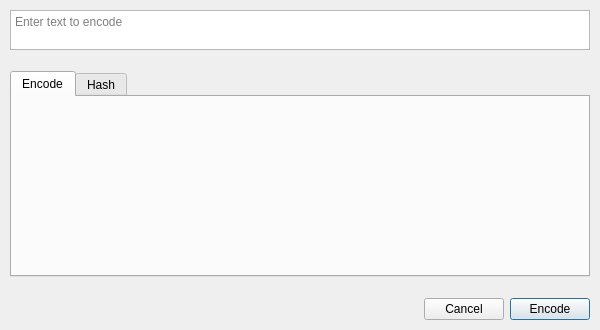
<?xml version="1.0" encoding="UTF-8"?>
<ui version="4.0">
 <class>EncodersPopup</class>
 <widget class="QDialog" name="EncodersPopup">
  <property name="geometry">
   <rect>
    <x>0</x>
    <y>0</y>
    <width>600</width>
    <height>330</height>
   </rect>
  </property>
  <property name="sizePolicy">
   <sizepolicy hsizetype="Preferred" vsizetype="Maximum">
    <horstretch>0</horstretch>
    <verstretch>0</verstretch>
   </sizepolicy>
  </property>
  <property name="maximumSize">
   <size>
    <width>16777215</width>
    <height>330</height>
   </size>
  </property>
  <property name="windowTitle">
   <string>Try all encoders</string>
  </property>
  <property name="modal">
   <bool>true</bool>
  </property>
  <layout class="QVBoxLayout" name="verticalLayout">
   <property name="spacing">
    <number>-1</number>
   </property>
   <property name="leftMargin">
    <number>10</number>
   </property>
   <property name="topMargin">
    <number>10</number>
   </property>
   <property name="rightMargin">
    <number>10</number>
   </property>
   <property name="bottomMargin">
    <number>10</number>
   </property>
   <item>
    <layout class="QVBoxLayout" name="vertLayout">
     <property name="spacing">
      <number>5</number>
     </property>
     <item>
      <widget class="QPlainTextEdit" name="inputText">
       <property name="maximumSize">
        <size>
         <width>16777215</width>
         <height>40</height>
        </size>
       </property>
       <property name="placeholderText">
        <string>Enter text to encode</string>
       </property>
      </widget>
     </item>
     <item>
      <spacer name="verticalSpacer">
       <property name="orientation">
        <enum>Qt::Vertical</enum>
       </property>
       <property name="sizeType">
        <enum>QSizePolicy::Fixed</enum>
       </property>
       <property name="sizeHint" stdset="0">
        <size>
         <width>20</width>
         <height>15</height>
        </size>
       </property>
      </spacer>
     </item>
    </layout>
   </item>
   <item>
    <widget class="QTabWidget" name="tabWidget">
     <property name="currentIndex">
      <number>0</number>
     </property>
     <widget class="QWidget" name="tab">
      <attribute name="title">
       <string>Encode</string>
      </attribute>
      <layout class="QVBoxLayout" name="encodersLayout">
       <property name="leftMargin">
        <number>0</number>
       </property>
       <property name="topMargin">
        <number>10</number>
       </property>
       <property name="rightMargin">
        <number>0</number>
       </property>
       <property name="bottomMargin">
        <number>0</number>
       </property>
      </layout>
     </widget>
     <widget class="QWidget" name="tab_2">
      <attribute name="title">
       <string>Hash</string>
      </attribute>
     </widget>
    </widget>
   </item>
   <item>
    <spacer name="verticalSpacer_2">
     <property name="orientation">
      <enum>Qt::Vertical</enum>
     </property>
     <property name="sizeType">
      <enum>QSizePolicy::Fixed</enum>
     </property>
     <property name="sizeHint" stdset="0">
      <size>
       <width>20</width>
       <height>15</height>
      </size>
     </property>
    </spacer>
   </item>
   <item>
    <layout class="QHBoxLayout" name="horizontalLayout_5">
     <item>
      <spacer name="horizontalSpacer">
       <property name="orientation">
        <enum>Qt::Horizontal</enum>
       </property>
       <property name="sizeHint" stdset="0">
        <size>
         <width>40</width>
         <height>20</height>
        </size>
       </property>
      </spacer>
     </item>
     <item>
      <widget class="QPushButton" name="cancelButton">
       <property name="text">
        <string>Cancel</string>
       </property>
       <property name="autoDefault">
        <bool>false</bool>
       </property>
      </widget>
     </item>
     <item>
      <widget class="QPushButton" name="saveButton">
       <property name="text">
        <string>Encode</string>
       </property>
      </widget>
     </item>
    </layout>
   </item>
  </layout>
 </widget>
 <resources/>
 <connections/>
</ui>
